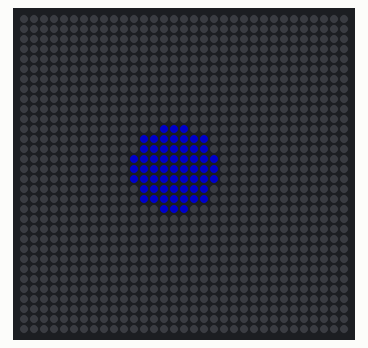
Bench run of a sketch on a simulated Arduino Uno, built with avr-gcc and run on an emulated ATmega328P. Shown: 33×32 RGB LED matrix (first LED top left, wired row by row). Dim RGB values are drawn brighter than linear.

Above: at 0.2 s.

The sketch:

light.ino
```cpp
// things particular to light functionality can go here
// try and anticipate where integrations with sound & motion
// code will happen and comment accordingly

#include <Adafruit_GFX.h>
#include <Adafruit_NeoMatrix.h>
#include <Adafruit_NeoPixel.h>

// lighting pin
#define PIN 18

//
Adafruit_NeoMatrix matrix = Adafruit_NeoMatrix(33, 32 , PIN,
  NEO_MATRIX_TOP     + NEO_MATRIX_LEFT +
  NEO_MATRIX_COLUMNS + NEO_MATRIX_ZIGZAG,
  NEO_GRB            + NEO_KHZ800);

const uint16_t colors[] = {
  matrix.Color(255, 0, 0), matrix.Color(255, 255, 255), matrix.Color(0, 0, 255) };

int x = matrix.width();
int y = matrix.height();
int pass = 0;
int i = 10;
int i2 = 4;
int r = 30;
bool up = true;


void setup() {
  Serial.begin(9600);
  matrix.begin();
  matrix.setTextWrap(false);
  matrix.setBrightness(100);
//  matrix.setTextColor(colors[0]);
}


void loop() {
  matrix.fillScreen(matrix.Color(0, 0, 0));
  matrix.fillCircle(15, 15, 4, matrix.Color(10, 10, 255));
//  matrix.fillCircle(20, i, r+2, matrix.Color(150, 150, 255));
//  matrix.fillCircle(20, i, r, matrix.Color(255, 255, 255));
  matrix.show();
//  int in = Serial.parseInt();
//  if (in > 0){ i = in;}
//  i = i+1;
  delay(100);
}
// what does the base do
// take loudness and translate to size of circle
// take frequency and turn it to colors
// warm colors & cool colors
```
